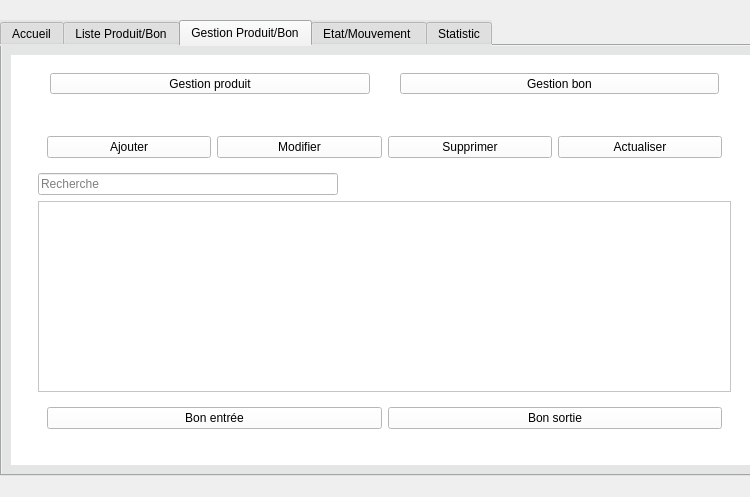
<?xml version="1.0" encoding="UTF-8"?>
<ui version="4.0">
 <class>Dialog</class>
 <widget class="QDialog" name="Dialog">
  <property name="geometry">
   <rect>
    <x>0</x>
    <y>0</y>
    <width>750</width>
    <height>497</height>
   </rect>
  </property>
  <property name="windowTitle">
   <string>Dialog</string>
  </property>
  <widget class="QTabWidget" name="tabWidget">
   <property name="geometry">
    <rect>
     <x>0</x>
     <y>20</y>
     <width>769</width>
     <height>456</height>
    </rect>
   </property>
   <property name="maximumSize">
    <size>
     <width>16777215</width>
     <height>500</height>
    </size>
   </property>
   <property name="styleSheet">
    <string notr="true">background-color: rgb(228, 230, 229);</string>
   </property>
   <property name="currentIndex">
    <number>2</number>
   </property>
   <widget class="QWidget" name="tab">
    <attribute name="title">
     <string>Accueil</string>
    </attribute>
    <layout class="QVBoxLayout" name="verticalLayout_4">
     <item>
      <layout class="QVBoxLayout" name="verticalLayout_3" stretch="0,0">
       <property name="spacing">
        <number>10</number>
       </property>
       <property name="sizeConstraint">
        <enum>QLayout::SetDefaultConstraint</enum>
       </property>
       <item>
        <widget class="QWidget" name="widget_4" native="true">
         <property name="maximumSize">
          <size>
           <width>16777215</width>
           <height>150</height>
          </size>
         </property>
         <layout class="QHBoxLayout" name="horizontalLayout_4">
          <property name="leftMargin">
           <number>0</number>
          </property>
          <property name="topMargin">
           <number>0</number>
          </property>
          <property name="rightMargin">
           <number>0</number>
          </property>
          <property name="bottomMargin">
           <number>0</number>
          </property>
          <item>
           <layout class="QHBoxLayout" name="horizontalLayout_3">
            <item>
             <widget class="QWidget" name="widget_5" native="true">
              <property name="styleSheet">
               <string notr="true">background-color: rgb(255, 255, 255);
border-radius:30px;</string>
              </property>
             </widget>
            </item>
            <item>
             <widget class="QWidget" name="widget_7" native="true">
              <property name="styleSheet">
               <string notr="true">background-color: rgb(255, 255, 255);
border-radius:30px;</string>
              </property>
             </widget>
            </item>
            <item>
             <widget class="QWidget" name="widget_6" native="true">
              <property name="styleSheet">
               <string notr="true">background-color: rgb(255, 255, 255);
border-radius:30px;</string>
              </property>
             </widget>
            </item>
           </layout>
          </item>
         </layout>
        </widget>
       </item>
       <item>
        <widget class="QWidget" name="widgetStatistic" native="true">
         <property name="styleSheet">
          <string notr="true">background-color: rgb(255, 255, 255);
border-radius:20px;</string>
         </property>
         <layout class="QHBoxLayout" name="horizontalLayout_6">
          <item>
           <widget class="QFrame" name="horizontalFrameBarChart">
            <property name="styleSheet">
             <string notr="true"/>
            </property>
            <layout class="QHBoxLayout" name="horizontalLayout_5"/>
           </widget>
          </item>
         </layout>
        </widget>
       </item>
      </layout>
     </item>
    </layout>
   </widget>
   <widget class="QWidget" name="tab_2">
    <attribute name="title">
     <string>Liste Produit/Bon</string>
    </attribute>
    <layout class="QVBoxLayout" name="verticalLayout_9">
     <item>
      <layout class="QVBoxLayout" name="verticalLayout_8">
       <item>
        <widget class="QWidget" name="widget_8" native="true">
         <property name="minimumSize">
          <size>
           <width>0</width>
           <height>35</height>
          </size>
         </property>
         <property name="styleSheet">
          <string notr="true">background-color: rgb(255, 255, 255);</string>
         </property>
         <layout class="QHBoxLayout" name="horizontalLayout_8">
          <property name="spacing">
           <number>20</number>
          </property>
          <property name="leftMargin">
           <number>30</number>
          </property>
          <property name="topMargin">
           <number>0</number>
          </property>
          <property name="rightMargin">
           <number>30</number>
          </property>
          <property name="bottomMargin">
           <number>0</number>
          </property>
          <item>
           <widget class="QPushButton" name="btnListeProduit">
            <property name="text">
             <string>Liste produits</string>
            </property>
           </widget>
          </item>
          <item>
           <widget class="QPushButton" name="btnListeBon">
            <property name="text">
             <string>Liste bons</string>
            </property>
           </widget>
          </item>
         </layout>
        </widget>
       </item>
       <item>
        <widget class="QStackedWidget" name="stackedWidget">
         <property name="styleSheet">
          <string notr="true">background-color: rgb(255, 255, 255);</string>
         </property>
         <property name="currentIndex">
          <number>1</number>
         </property>
         <widget class="QWidget" name="page">
          <layout class="QVBoxLayout" name="verticalLayout_11">
           <item>
            <layout class="QVBoxLayout" name="verticalLayout_10">
             <property name="spacing">
              <number>0</number>
             </property>
             <item>
              <widget class="QLineEdit" name="serachbon">
               <property name="minimumSize">
                <size>
                 <width>300</width>
                 <height>0</height>
                </size>
               </property>
               <property name="maximumSize">
                <size>
                 <width>300</width>
                 <height>16777215</height>
                </size>
               </property>
               <property name="placeholderText">
                <string>Recherche</string>
               </property>
              </widget>
             </item>
             <item>
              <widget class="QTableView" name="tbvListeBon"/>
             </item>
            </layout>
           </item>
          </layout>
         </widget>
         <widget class="QWidget" name="page_2">
          <layout class="QVBoxLayout" name="verticalLayout_12">
           <item>
            <widget class="QLineEdit" name="searchProduit_2">
             <property name="minimumSize">
              <size>
               <width>300</width>
               <height>0</height>
              </size>
             </property>
             <property name="maximumSize">
              <size>
               <width>300</width>
               <height>16777215</height>
              </size>
             </property>
             <property name="placeholderText">
              <string>Recherche</string>
             </property>
            </widget>
           </item>
           <item>
            <widget class="QTableView" name="tbviewListeProduit"/>
           </item>
          </layout>
         </widget>
        </widget>
       </item>
      </layout>
     </item>
    </layout>
   </widget>
   <widget class="QWidget" name="tab_3">
    <attribute name="title">
     <string>Gestion Produit/Bon</string>
    </attribute>
    <layout class="QVBoxLayout" name="verticalLayout_14">
     <item>
      <widget class="QWidget" name="verticalWidget_5" native="true">
       <property name="styleSheet">
        <string notr="true">background-color: rgb(255, 255, 255);</string>
       </property>
       <layout class="QVBoxLayout" name="verticalLayout_13">
        <item>
         <widget class="QWidget" name="horizontalWidget_3" native="true">
          <property name="minimumSize">
           <size>
            <width>0</width>
            <height>35</height>
           </size>
          </property>
          <layout class="QHBoxLayout" name="horizontalLayout_7">
           <property name="spacing">
            <number>30</number>
           </property>
           <property name="leftMargin">
            <number>30</number>
           </property>
           <property name="rightMargin">
            <number>30</number>
           </property>
           <item>
            <widget class="QPushButton" name="btnGestionProduit">
             <property name="text">
              <string>Gestion produit</string>
             </property>
            </widget>
           </item>
           <item>
            <widget class="QPushButton" name="btnGestionBon">
             <property name="text">
              <string>Gestion bon</string>
             </property>
            </widget>
           </item>
          </layout>
         </widget>
        </item>
        <item>
         <widget class="QStackedWidget" name="stackedWidget_2">
          <property name="currentIndex">
           <number>0</number>
          </property>
          <widget class="QWidget" name="page_3">
           <layout class="QVBoxLayout" name="verticalLayout_16">
            <item>
             <widget class="QWidget" name="verticalWidget_6" native="true">
              <layout class="QVBoxLayout" name="verticalLayout_15">
               <item>
                <widget class="QWidget" name="horizontalWidget_4" native="true">
                 <property name="minimumSize">
                  <size>
                   <width>0</width>
                   <height>30</height>
                  </size>
                 </property>
                 <layout class="QHBoxLayout" name="horizontalLayout_9">
                  <item>
                   <widget class="QPushButton" name="btnAjoutBon">
                    <property name="text">
                     <string>Ajouter</string>
                    </property>
                   </widget>
                  </item>
                  <item>
                   <widget class="QPushButton" name="btnModifierBon">
                    <property name="text">
                     <string>Modifier</string>
                    </property>
                   </widget>
                  </item>
                  <item>
                   <widget class="QPushButton" name="btnSupprimerBon">
                    <property name="text">
                     <string>Supprimer</string>
                    </property>
                   </widget>
                  </item>
                  <item>
                   <widget class="QPushButton" name="btnActualiserBon">
                    <property name="text">
                     <string>Actualiser</string>
                    </property>
                   </widget>
                  </item>
                 </layout>
                </widget>
               </item>
               <item>
                <layout class="QHBoxLayout" name="horizontalLayout_10"/>
               </item>
               <item>
                <widget class="QLineEdit" name="searchBon">
                 <property name="maximumSize">
                  <size>
                   <width>300</width>
                   <height>16777215</height>
                  </size>
                 </property>
                 <property name="placeholderText">
                  <string>Recherche</string>
                 </property>
                </widget>
               </item>
               <item>
                <widget class="QTableView" name="tbvBonSortie"/>
               </item>
               <item>
                <widget class="QWidget" name="horizontalWidget" native="true">
                 <property name="minimumSize">
                  <size>
                   <width>0</width>
                   <height>30</height>
                  </size>
                 </property>
                 <layout class="QHBoxLayout" name="horizontalLayout_11">
                  <item>
                   <widget class="QPushButton" name="btnBonEntre">
                    <property name="text">
                     <string>Bon entrée</string>
                    </property>
                   </widget>
                  </item>
                  <item>
                   <widget class="QPushButton" name="btnBonSortie">
                    <property name="text">
                     <string>Bon sortie</string>
                    </property>
                   </widget>
                  </item>
                 </layout>
                </widget>
               </item>
              </layout>
             </widget>
            </item>
           </layout>
          </widget>
          <widget class="QWidget" name="page_4">
           <layout class="QVBoxLayout" name="verticalLayout_18">
            <item>
             <widget class="QWidget" name="verticalWidget_7" native="true">
              <layout class="QVBoxLayout" name="verticalLayout_17">
               <item>
                <widget class="QWidget" name="horizontalWidget_5" native="true">
                 <property name="minimumSize">
                  <size>
                   <width>0</width>
                   <height>30</height>
                  </size>
                 </property>
                 <layout class="QHBoxLayout" name="horizontalLayout_12">
                  <item>
                   <widget class="QPushButton" name="btnAjoutProduit">
                    <property name="text">
                     <string>Ajouter</string>
                    </property>
                   </widget>
                  </item>
                  <item>
                   <widget class="QPushButton" name="btnModifierProduit">
                    <property name="text">
                     <string>Modifier</string>
                    </property>
                   </widget>
                  </item>
                  <item>
                   <widget class="QPushButton" name="btnSupprimerProduit">
                    <property name="text">
                     <string>Supprimer</string>
                    </property>
                   </widget>
                  </item>
                  <item>
                   <widget class="QPushButton" name="pushButton_9">
                    <property name="text">
                     <string>Actualiser</string>
                    </property>
                   </widget>
                  </item>
                 </layout>
                </widget>
               </item>
               <item>
                <widget class="QLineEdit" name="searchProduit">
                 <property name="maximumSize">
                  <size>
                   <width>300</width>
                   <height>16777215</height>
                  </size>
                 </property>
                 <property name="placeholderText">
                  <string>Recherche</string>
                 </property>
                </widget>
               </item>
               <item>
                <widget class="QTableView" name="tabwListeProduit"/>
               </item>
              </layout>
             </widget>
            </item>
           </layout>
          </widget>
         </widget>
        </item>
       </layout>
      </widget>
     </item>
    </layout>
   </widget>
   <widget class="QWidget" name="tab_4">
    <attribute name="title">
     <string>Etat/Mouvement </string>
    </attribute>
    <layout class="QVBoxLayout" name="verticalLayout_20">
     <item>
      <widget class="QWidget" name="verticalWidget_8" native="true">
       <property name="styleSheet">
        <string notr="true">background-color: rgb(255, 255, 255);</string>
       </property>
       <layout class="QVBoxLayout" name="verticalLayout_19">
        <property name="spacing">
         <number>0</number>
        </property>
        <item>
         <widget class="QWidget" name="horizontalWidget_6" native="true">
          <property name="minimumSize">
           <size>
            <width>0</width>
            <height>40</height>
           </size>
          </property>
          <layout class="QHBoxLayout" name="horizontalLayout_13">
           <property name="spacing">
            <number>30</number>
           </property>
           <property name="leftMargin">
            <number>30</number>
           </property>
           <property name="rightMargin">
            <number>30</number>
           </property>
           <item>
            <widget class="QPushButton" name="btnEtatStock">
             <property name="text">
              <string>Etat stock</string>
             </property>
            </widget>
           </item>
           <item>
            <widget class="QPushButton" name="btnMvmtStock">
             <property name="text">
              <string>Mouvement stock</string>
             </property>
            </widget>
           </item>
          </layout>
         </widget>
        </item>
        <item>
         <widget class="QStackedWidget" name="stackedWidget_3">
          <property name="currentIndex">
           <number>1</number>
          </property>
          <widget class="QWidget" name="page_5">
           <layout class="QVBoxLayout" name="verticalLayout_22">
            <item>
             <widget class="QWidget" name="verticalWidget_9" native="true">
              <layout class="QVBoxLayout" name="verticalLayout_21">
               <item alignment="Qt::AlignHCenter">
                <widget class="QLabel" name="label">
                 <property name="text">
                  <string>Etat de stock Actuel</string>
                 </property>
                </widget>
               </item>
               <item>
                <widget class="QTableView" name="tableView_5"/>
               </item>
              </layout>
             </widget>
            </item>
           </layout>
          </widget>
          <widget class="QWidget" name="page_6">
           <layout class="QVBoxLayout" name="verticalLayout_24">
            <item>
             <widget class="QWidget" name="verticalWidget_10" native="true">
              <property name="maximumSize">
               <size>
                <width>16777215</width>
                <height>30</height>
               </size>
              </property>
              <layout class="QVBoxLayout" name="verticalLayout_23">
               <item alignment="Qt::AlignHCenter">
                <widget class="QLabel" name="label_2">
                 <property name="minimumSize">
                  <size>
                   <width>0</width>
                   <height>30</height>
                  </size>
                 </property>
                 <property name="text">
                  <string>Mouvement de sock</string>
                 </property>
                </widget>
               </item>
              </layout>
             </widget>
            </item>
            <item>
             <widget class="QWidget" name="horizontalWidget_7" native="true">
              <property name="minimumSize">
               <size>
                <width>0</width>
                <height>80</height>
               </size>
              </property>
              <layout class="QHBoxLayout" name="horizontalLayout_14">
               <item>
                <layout class="QGridLayout" name="gridLayout">
                 <item row="3" column="1">
                  <widget class="QLabel" name="stockActuel">
                   <property name="text">
                    <string/>
                   </property>
                  </widget>
                 </item>
                 <item row="3" column="0">
                  <widget class="QLabel" name="label_4">
                   <property name="text">
                    <string>Stock actuel   :</string>
                   </property>
                  </widget>
                 </item>
                 <item row="2" column="1">
                  <widget class="QComboBox" name="cbboxDesignation"/>
                 </item>
                 <item row="2" column="0">
                  <widget class="QLabel" name="label_3">
                   <property name="text">
                    <string>Designation    :</string>
                   </property>
                  </widget>
                 </item>
                 <item row="3" column="2">
                  <widget class="QLabel" name="Date2jour">
                   <property name="text">
                    <string/>
                   </property>
                  </widget>
                 </item>
                </layout>
               </item>
              </layout>
             </widget>
            </item>
            <item>
             <layout class="QHBoxLayout" name="horizontalLayout_15">
              <item>
               <widget class="QTableView" name="tableView_7"/>
              </item>
              <item>
               <widget class="QTableView" name="tableView_6"/>
              </item>
             </layout>
            </item>
            <item>
             <widget class="QWidget" name="formWidget" native="true">
              <property name="minimumSize">
               <size>
                <width>0</width>
                <height>70</height>
               </size>
              </property>
              <layout class="QFormLayout" name="formLayout">
               <property name="leftMargin">
                <number>290</number>
               </property>
               <item row="0" column="0">
                <widget class="QLabel" name="label_7">
                 <property name="text">
                  <string>Total  entrée  :</string>
                 </property>
                </widget>
               </item>
               <item row="1" column="0">
                <widget class="QLabel" name="label_8">
                 <property name="text">
                  <string>Total sortie      :</string>
                 </property>
                </widget>
               </item>
               <item row="0" column="1">
                <widget class="QLabel" name="labelTotalEntree">
                 <property name="text">
                  <string/>
                 </property>
                </widget>
               </item>
               <item row="1" column="1">
                <widget class="QLabel" name="labeltotalSortie">
                 <property name="text">
                  <string/>
                 </property>
                </widget>
               </item>
              </layout>
             </widget>
            </item>
           </layout>
          </widget>
         </widget>
        </item>
       </layout>
      </widget>
     </item>
    </layout>
   </widget>
   <widget class="QWidget" name="tab_5">
    <attribute name="title">
     <string>Statistic</string>
    </attribute>
    <layout class="QVBoxLayout" name="verticalLayout_5">
     <item>
      <widget class="QWidget" name="verticalWidget" native="true">
       <property name="styleSheet">
        <string notr="true">background-color: rgb(255, 255, 255);</string>
       </property>
       <layout class="QVBoxLayout" name="verticalLayout">
        <item>
         <widget class="QWidget" name="horizontalWidget_2" native="true">
          <layout class="QHBoxLayout" name="horizontalLayout_16">
           <item>
            <widget class="QFrame" name="horizontalFrameBarChart_2">
             <layout class="QHBoxLayout" name="horizontalLayout_17"/>
            </widget>
           </item>
           <item>
            <widget class="QFrame" name="horizontalFrameDonutChart">
             <layout class="QHBoxLayout" name="horizontalLayout_18"/>
            </widget>
           </item>
          </layout>
         </widget>
        </item>
        <item>
         <widget class="QWidget" name="verticalWidget_2" native="true">
          <property name="maximumSize">
           <size>
            <width>16777215</width>
            <height>40</height>
           </size>
          </property>
          <layout class="QVBoxLayout" name="verticalLayout_25">
           <property name="topMargin">
            <number>0</number>
           </property>
           <property name="bottomMargin">
            <number>0</number>
           </property>
           <item alignment="Qt::AlignRight">
            <widget class="QPushButton" name="btnPdfStatistic">
             <property name="minimumSize">
              <size>
               <width>200</width>
               <height>0</height>
              </size>
             </property>
             <property name="text">
              <string>Genérer pdf</string>
             </property>
            </widget>
           </item>
          </layout>
         </widget>
        </item>
       </layout>
      </widget>
     </item>
    </layout>
   </widget>
  </widget>
 </widget>
 <resources/>
 <connections/>
</ui>
